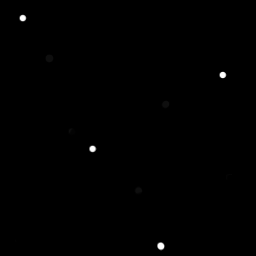
%> input picture MATLAB_MultiPhase/Dots.png, 256 x 256 px
$ octave Main.m   (GNU Octave 9; MATLAB toolbox functions it lacks are replaced by stand-ins)
%> lines starting %> are read from the running program, lines starting %| are printed output that depends on the picture
### MATLAB_MultiPhase/Numerical_Front_Propagation.m
%%%%%%%%%%%%%%%%%%%%%%%%%%%%%%%%%%%%%%%%%%%%%%%%%%%%%%%%%%%%%%%%%%%%%%%%%%%

% [Uz,I,Phi]  = Numerical_Propagation(U0,dz,Lambda)
% Inputs :
%	U0: Orignal complex field;
%	dz: Propagation distance(um);
%   Lambda: Wavelength of light source (nm);
% Outputs:
%   Uz: Complex field after propagation;
%   I: Intesity field after propagation;
%   Phi: Phase after propagation.

%%%%%%%%%%%%%%%%%%%%%%%%%%%%%%%%%%%%%%%%%%%%%%%%%%%%%%%%%%%%%%%%%%%%%%%%%%%
function [Uz,Iz,Phiz]  = Numerical_Front_Propagation(U0,dz,Lambda)

[Ny,Nx]=size(U0);
L = 1000; %FOV in microns
dx = L/Nx;
x = -L/2:dx:L/2 - dx;
dy = L/Ny;
y = -L/2:dy:L/2 - dy;

fx = (-(Nx/2):1:(Nx/2-1))/Nx*dx; % frequency coordinate X.
fy = (-(Ny/2):1:(Ny/2-1))/Ny*dy; % frequency coordinate Y.
[Fx,Fy] = meshgrid(fx,fy);

Lambda = Lambda*10^-3; %Wavelength of light in microns
k=2*pi/Lambda; % wave number

U1 = fftshift(fft2(U0));
Exp_term = sqrt(k^2-(2*pi*Fx).^2-(2*pi*Fy).^2);
H = exp(1i*dz*Exp_term);
H((1-(Lambda*Fx).^2-(Lambda*Fy).^2)<0) = 0; % neglect evanescent wave
Uz = ifft2(ifftshift(U1.*H));
Iz = abs(Uz).^2;
Phiz = angle(Uz);
end

### MATLAB_MultiPhase/Numerical_Back_Propagation.m
%%%%%%%%%%%%%%%%%%%%%%%%%%%%%%%%%%%%%%%%%%%%%%%%%%%%%%%%%%%%%%%%%%%%%%%%%%%

% [Uz,I,Phi]  = Numerical_Back_Propagation(U0,dz,Lambda)
% Inputs :
%	U0: Orignal complex field;
%	dz: Propagation distance(um);
%   Lambda: Wavelength of light source (nm);
% Outputs:
%   Uz: Complex field after propagation;
%   I: Intesity field after propagation;
%   Phi: Phase after propagation.

%%%%%%%%%%%%%%%%%%%%%%%%%%%%%%%%%%%%%%%%%%%%%%%%%%%%%%%%%%%%%%%%%%%%%%%%%%%
function [Uz,Iz,Phiz]  = Numerical_Back_Propagation(U0,dz,Lambda)

[Ny,Nx]=size(U0);
L = 1000; %FOV in microns
dx = L/Nx;
x = -L/2:dx:L/2 - dx;
dy = L/Ny;
y = -L/2:dy:L/2 - dy;

fx = (-(Nx/2):1:(Nx/2-1))/Nx*dx; % frequency coordinate X.
fy = (-(Ny/2):1:(Ny/2-1))/Ny*dy; % frequency coordinate Y.
[Fx,Fy] = meshgrid(fx,fy);

Lambda = Lambda*10^-3; %Wavelength of light in microns
k=2*pi/Lambda; % wave number

U1 = fftshift(fft2(U0));
Exp_term = sqrt(k^2-(2*pi*Fx).^2-(2*pi*Fy).^2);
H = exp(-1i*dz*Exp_term);
H((1-(Lambda*Fx).^2-(Lambda*Fy).^2)<0) = 0; % neglect evanescent wave
Uz = ifft2(ifftshift(U1.*H));
Iz = abs(Uz).^2;
Phiz = angle(Uz);
end

### MATLAB_MultiPhase/Phase_Retrieve.m
%%%%%%%%%%%%%%%%%%%%%%%%%%%%%%%%%%%%%%%%%%%%%%%%%%%%%%%%%%%%%%%%%%%%%%%%%%%

% [Phi_Retrieved]  = Phase_Retrieve(U_Object,lambda_min,d_lambda,lambda_max)
% Inputs :
%	U_Object: Wavefront at the object;
%	lambda_min: Starting Laser Wavelength;
%   d_lambda: Difference between two consecutive wavelengths;
%   lambda_max: Ending Laser Wavelength;
% Outputs:
%   Phi_Retrieved: Retrieved Phase;

%%%%%%%%%%%%%%%%%%%%%%%%%%%%%%%%%%%%%%%%%%%%%%%%%%%%%%%%%%%%%%%%%%%%%%%%%%%

function [U_Retrieved,I_Retrieved,Phi_Retrieved] = Phase_Retrieve(U_Object,lambda_min,d_lambda,lambda_max)

%%%%%%%%%%%%%%%%%%%%%%% Generating Recordings %%%%%%%%%%%%%%%%%%%%%%%%%%%%%
Obj_Cam_Dist = 300;

i = 1;
for x = lambda_min:d_lambda:lambda_max
    [~,temp,~] = Numerical_Front_Propagation(U_Object,Obj_Cam_Dist,x);
    if (x == lambda_min)
        I = temp;
    else
        I = cat(3,I,temp);
    end
%     i = i+1;
%     figure (i)
%     imagesc(temp);
end
[a,b,c] = size(I);
fprintf("Size of intensity stack: %dx%dx%d", a,b,c);
%%%%%%%%%%%%%%%%%%%%%%%%%%%%%%%%%%%%%%%%%%%%%%%%%%%%%%%%%%%%%%%%%%%%%%%%%%%

%%%%%%%%%%%%%%%%%%%%%%%%%% Phase Retrieval %%%%%%%%%%%%%%%%%%%%%%%%%%%%%%%%
% [4 lines of commented-out code are left out]
phi_t = rand(256,256);
phi_q = rand(256,256);
MSE = 1000;
Minimum_error = 1000;
it = 10;
MSE_trend = 100;
a = 1;
b = 1;
next_lambda = lambda_min;
h = zeros(256,256);
while MSE > 0 && it > 0
    lambda = lambda_min;
    it = it - 1;
    for t = 1:c
            q = mod(t,c) + 1;
            %% Calculate Wavefront
            U_t = sqrt(I(:,:,t)).*exp(1i*phi_t);
            U_q = sqrt(I(:,:,q)).*exp(1i*phi_q);
            %% Back Propagate
            [U_back_t,I_back_t,Phi_back_t] = Numerical_Back_Propagation(U_t,Obj_Cam_Dist,lambda);
            next_lambda = lambda + d_lambda;
            if next_lambda > lambda_max
                next_lambda = lambda_min;
            end
            [U_back_q,I_back_q,Phi_back_q] = Numerical_Back_Propagation(U_q,Obj_Cam_Dist,next_lambda);
            %% Calculate Object Profile
            synth_lambda = lambda * next_lambda / abs(lambda - next_lambda);
            h1 = h;
            h = (synth_lambda/(1.5 - 1.0)) .* abs(Phi_back_t - Phi_back_q)/ ( 2* pi) * 1e-9;
            h2 = h;
            h_error = abs(sqrt(h2)-sqrt(h1))^2;
            H_Error = sum(h_error(:))/numel(sqrt(h1));
            next_next_lambda = next_lambda + d_lambda;
            if next_next_lambda > lambda_max
                next_next_lambda = lambda_min;
            end
            %% Calculate Wavefront at Object Plane
            U_tt = (sqrt(I_back_t) + sqrt(I_back_q))/2 .* exp(2*pi*i*h/next_lambda);
            U_qq = (sqrt(I_back_t) + sqrt(I_back_q))/2 .* exp(2*pi*i*h/next_next_lambda);
            %% Front Propagation
            [U_front_t,I_front_t,phi_t] = Numerical_Front_Propagation(U_tt,Obj_Cam_Dist,next_lambda);
            [U_front_q,I_front_q,phi_q] = Numerical_Front_Propagation(U_qq,Obj_Cam_Dist,next_next_lambda);
            %% Error Calculation
            D = abs((sqrt(I_front_t) - sqrt(I(:,:,q))))^2;
            MSE = sum(D(:))/numel(sqrt(I_front_t));
            if Minimum_error > MSE
                Minimum_error = MSE;
                Phi_Retrieved = Phi_back_t;
                I_Retrieved = I_back_t;
                U_Retrieved = U_back_t;
            end
            MSE_trend = [MSE_trend; sqrt(MSE)];
            lambda = next_lambda;
    end
end
figure (10)
plot(MSE_trend);
xlabel("Iteration number");
ylabel("Mean squared error");
title("MSE Vs Iterations");
grid minor;
grid on;
ax = gcf;
exportgraphics(ax,'MSE.png','Resolution',300);

figure(11)
imagesc(h);
colormap('hot');
%%%%%%%%%%%%%%%%%%%%%%%%%%%%%%%%%%%%%%%%%%%%%%%%%%%%%%%%%%%%%%%%%%%%%%%%%%%

end

### MATLAB_MultiPhase/Main.m
%%%%%%%%%%%%%%%%%%%%  Parameters  %%%%%%%%%%%%%%%%%%%%%%%%
clear all;
clc;
Obj_Cam_Dist = 3;
r = 10;
%%%%%%%%%%%%%%%%%%%%%%%%%%%%%%%%%%%%%%%%%%%%%%%%%%%%%%%%%%%

%%%%%%%%%%%%%%%%%%%%  Test Object  %%%%%%%%%%%%%%%%%%%%%%%%
% [17 lines of commented-out code are left out]

I = double(rgb2gray(imread("Dots.png")));
%> I: size 256x256 double; min 0, max 255, mean 0.6
% I = double(imread("Dots.png"));
Phi = (I/256)*(pi - 1); %normalising phase

I_add = zeros(256,256);
Phi_add = zeros(256,256);
for i = 1:256
    for j = 1:256
        if (Phi(i,j) == 0)
            I_add(i,j) = (2*128^2 - (i-128)^2 - (j-128)^2)* (1/(2*128^2)) * 128;
            Phi_add(i,j) = (2*128^2 - (i-128)^2 - (j-128)^2)* (1/(2*128^2)) * 2;
        end
    end
end
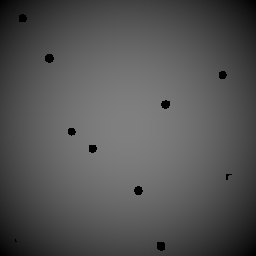
%> I_add: size 256x256 double; min 0, max 128, mean 84.7
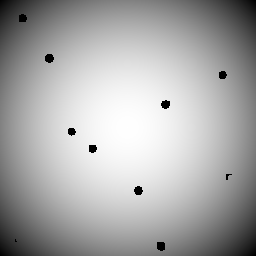
%> Phi_add: size 256x256 double; min 0, max 2, mean 1.32; drawn with min black and max white

I = imgaussfilt(I + I_add,2);
Phi = imgaussfilt(Phi + Phi_add,2);
[a,b] = size(I);
%> a = 256; b = 256
x = 0:a-1;
%> x = 256 values from 0 to 255
y = 0:b-1;
%> y = 256 values from 0 to 255

[X,Y] = meshgrid(x,y);
U = sqrt(I) .*exp(Phi*1i);

%%%%%%%%%%%%%%%%%%%%%%%%%%%%%%%%%%%%%%%%%%%%%%%%%%%%%%%%%%%

%%%%%%%%%%%%%%%%%%%%  Display the Object  %%%%%%%%%%%%%%%%%%%%%%%%
figure(1)
% mesh(X,Y,abs(U));
imagesc(abs(U).^2);
colorbar;
title("Object Intensity");
ax = gcf;
exportgraphics(ax,'Object_Intensity.png','Resolution',300);

figure (2)
% mesh(X,Y,angle(U));
imagesc(angle(U));
colorbar;
title("Object Phase");
ax = gcf;
exportgraphics(ax,'Object_Phase.png','Resolution',300);

%%%%%%%%%%%%%%%%%%%%%%%%%%%%%%%%%%%%%%%%%%%%%%%%%%%%%%%%%%%%%%%%%%%

%%%%%%%%%%%%%%%%%%%%  Generate propagated wavefront  %%%%%%%%%%%%%%%%%%%%%%
[U_n,I_n,Phi_n] = Numerical_Front_Propagation(U,Obj_Cam_Dist,840);

figure(3)
% mesh(X,Y,I_n);
imagesc(I_n);
colorbar;
title("Recorded Intensity pattern");
ax = gcf;
exportgraphics(ax,'Recorded_Intensity.png','Resolution',300);

figure(4)
% mesh(X,Y,Phi_n);
imagesc(Phi_n);
colorbar;
title("Recorded Phase patern");
ax = gcf;
exportgraphics(ax,'Recorded_Phase.png','Resolution',300);
%%%%%%%%%%%%%%%%%%%%%%%%%%%%%%%%%%%%%%%%%%%%%%%%%%%%%%%%%%%%%%%%%%%%%%%%%%%

%%%%%%%%%%%%%%%%%%%%  Back propagated wavefront  %%%%%%%%%%%%%%%%%%%%%%%%
[U_back,I_back,Phi_back] = Numerical_Back_Propagation(U_n,Obj_Cam_Dist,840);

figure(5)
% mesh(X,Y,I_back);
imagesc(I_back);
colorbar;
title("Back propagated Intensity");
ax = gcf;
exportgraphics(ax,'Back_Propagated_Intensity.png','Resolution',300);

figure(6)
% mesh(X,Y,Phi_back);
imagesc(Phi_back);
colorbar;
title("Back propagated Phase");
ax = gcf;
exportgraphics(ax,'Back_Propagated_Phase.png','Resolution',300);

%%%%%%%%%%%%%%%%%%%%%%%%%%%%%%%%%%%%%%%%%%%%%%%%%%%%%%%%%%%%%%%%%%%%%%%%%

%%%%%%%%%%%%%%%%%%%%  Phase Retrieved Wavefront  %%%%%%%%%%%%%%%%%%%%%%%%
[~,Retrieved_Intensity,Retrieved_Phase] = Phase_Retrieve(U,800,5,850);
%> the loop in Phase_Retrieve, `for x = lambda_min:d_lambda:lambda_max` made 11 passes
%> pass 1, in Numerical_Front_Propagation (call 2), `Phiz = angle(Uz);`:
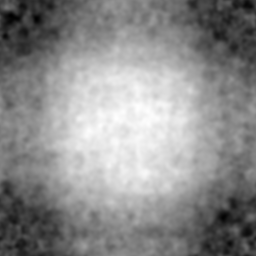
%> Phiz: size 256x256 double; min 0.455, max 2.03, mean 1.32; drawn with min black and max white
%| Size of intensity stack: 256x256x11
%> after the loop in Phase_Retrieve, `while MSE > 0 && it > 0`:
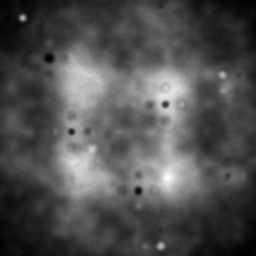
%> I_Retrieved: size 256x256 double; min 2.26, max 265.3, mean 85.2; drawn with min black and max white
%> after the loop in Phase_Retrieve, `while MSE > 0 && it > 0`:
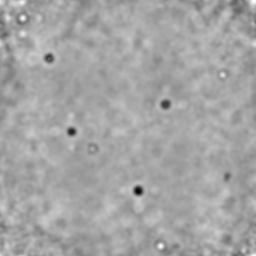
%> Phi_Retrieved: size 256x256 double; min -0.431, max 0.235, mean -0.000737; drawn with min black and max white
%> after the loop in Phase_Retrieve, `while MSE > 0 && it > 0`: MSE_trend = 111 values, max 100 at index 1, min 3.71 at index 105, mean 5.13; Minimum_error = 13.77; it = 0
%> in Phase_Retrieve, `grid on;`:
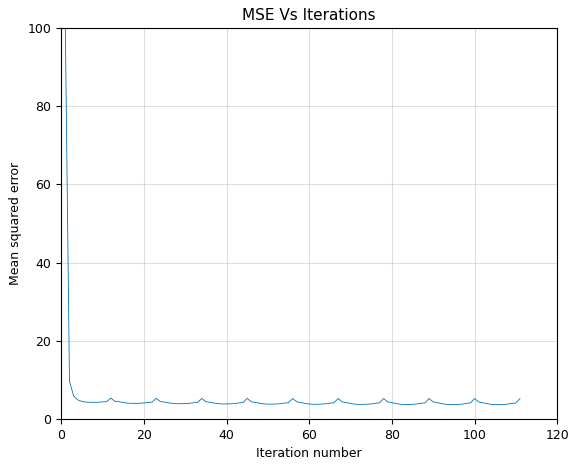
%> figure redrawn from the program's plot data; curve peaks at x = 1, y = 100
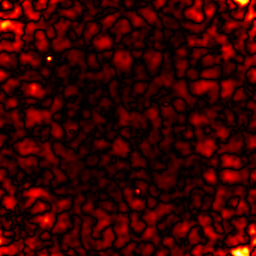
%> displayed picture: size 256x256x3, on the screen's scale of 0 to 255; mean R, G, B 60.3, 0.8, 0.1

figure(7)
% mesh(X,Y,Retrieved_Phase);
imagesc(Retrieved_Phase);
colorbar;
title("Retrieved Phase");
ax = gcf;
exportgraphics(ax,'Retrieved_Phase.png','Resolution',300);

figure(8)
% mesh(X,Y,Retrieved_Phase);
imagesc(Retrieved_Intensity);
colorbar;
title("Reconstructed Intensity");
ax = gcf;
exportgraphics(ax,'Retrieved_Intensity.png','Resolution',300);

%%%%%%%%%%%%%%%%%%%%%%%%%%%%%%%%%%%%%%%%%%%%%%%%%%%%%%%%%%%%%%%%%%%%%%%%%
